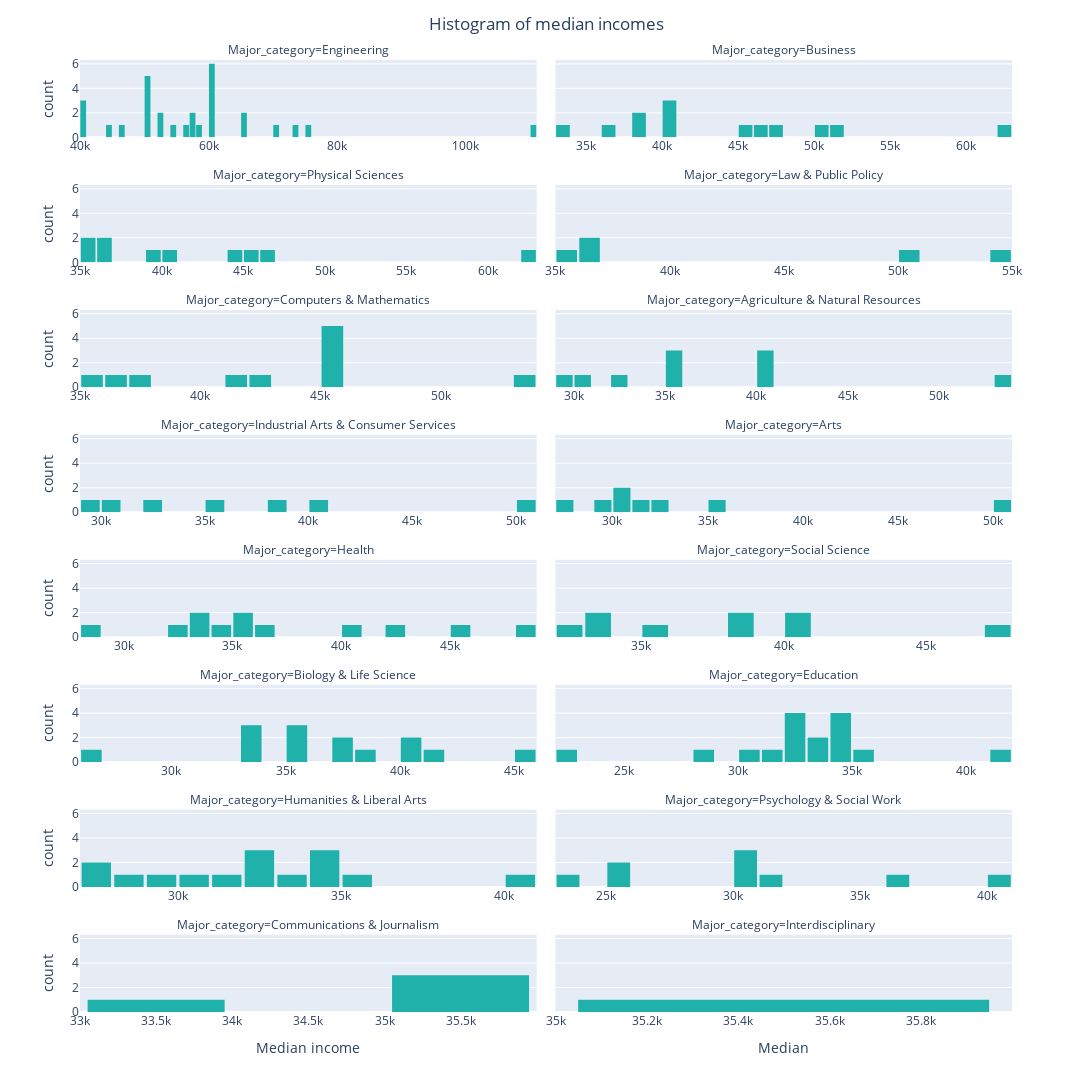

The notebook cell this image was saved under:
### Code cell
#Make a histogram that explores median income for each of the major categories (facet_col). How did you choose your number of bins?
fig = px.histogram(DF_raw,
                   nbins=100,
                   x='Median',
                   facet_col='Major_category',
                   facet_row_spacing=0.05,
                   facet_col_wrap=2,
                   color_discrete_sequence=['lightseagreen'])

fig.update_layout(bargap=0.1,
                  title='Histogram of median incomes',
                  title_x=0.5,
                 xaxis_title='Median income',
                  autosize=False,
                 width=1200,
                 height=1500)

fig.update_xaxes(matches=None, showticklabels=True)

fig.show()

### Figure 1 — Plotly figure (JSON) as saved in the notebook; plotly's stock layout.template omitted (floating-point values rounded to 4 significant figures)
{"data": [{"alignmentgroup": "True", "bingroup": "x", "hovertemplate": "Major_category=Engineering<br>Median=%{x}<br>count=%{y}<extra></extra>", "legendgroup": "", "marker": {"color": "lightseagreen", "pattern": {"shape": ""}}, "name": "", "nbinsx": 100, "offsetgroup": "", "orientation": "v", "showlegend": false, "type": "histogram", "x": [110000, 75000, 73000, 70000, 65000, 65000, 60000, 60000, 60000, 60000, 60000, 60000, 58000, 57100, 57000, 56000, 54000, 52000, 52000, 50000, 50000, 50000, 50000, 50000, 46000, 44000, 40000, 40000, 40000], "xaxis": "x15", "yaxis": "y15"}, {"alignmentgroup": "True", "bingroup": "x", "hovertemplate": "Major_category=Business<br>Median=%{x}<br>count=%{y}<extra></extra>", "legendgroup": "", "marker": {"color": "lightseagreen", "pattern": {"shape": ""}}, "name": "", "nbinsx": 100, "offsetgroup": "", "orientation": "v", "showlegend": false, "type": "histogram", "x": [62000, 51000, 50000, 47000, 46000, 45000, 40000, 40000, 40000, 38000, 38000, 36000, 33000], "xaxis": "x16", "yaxis": "y16"}, {"alignmentgroup": "True", "bingroup": "x", "hovertemplate": "Major_category=Physical Sciences<br>Median=%{x}<br>count=%{y}<extra></extra>", "legendgroup": "", "marker": {"color": "lightseagreen", "pattern": {"shape": ""}}, "name": "", "nbinsx": 100, "offsetgroup": "", "orientation": "v", "showlegend": false, "type": "histogram", "x": [62000, 46000, 45000, 44700, 40000, 39000, 36200, 36000, 35000, 35000], "xaxis": "x13", "yaxis": "y13"}, {"alignmentgroup": "True", "bingroup": "x", "hovertemplate": "Major_category=Law & Public Policy<br>Median=%{x}<br>count=%{y}<extra></extra>", "legendgroup": "", "marker": {"color": "lightseagreen", "pattern": {"shape": ""}}, "name": "", "nbinsx": 100, "offsetgroup": "", "orientation": "v", "showlegend": false, "type": "histogram", "x": [54000, 50000, 36000, 36000, 35000], "xaxis": "x14", "yaxis": "y14"}, {"alignmentgroup": "True", "bingroup": "x", "hovertemplate": "Major_category=Computers & Mathematics<br>Median=%{x}<br>count=%{y}<extra></extra>", "legendgroup": "", "marker": {"color": "lightseagreen", "pattern": {"shape": ""}}, "name": "", "nbinsx": 100, "offsetgroup": "", "orientation": "v", "showlegend": false, "type": "histogram", "x": [53000, 45000, 45000, 45000, 45000, 45000, 42000, 41300, 37500, 36400, 35000], "xaxis": "x11", "yaxis": "y11"}, {"alignmentgroup": "True", "bingroup": "x", "hovertemplate": "Major_category=Agriculture & Natural Resources<br>Median=%{x}<br>count=%{y}<extra></extra>", "legendgroup": "", "marker": {"color": "lightseagreen", "pattern": {"shape": ""}}, "name": "", "nbinsx": 100, "offsetgroup": "", "orientation": "v", "showlegend": false, "type": "histogram", "x": [53000, 40000, 40000, 40000, 35000, 35000, 35000, 32000, 30000, 29000], "xaxis": "x12", "yaxis": "y12"}, {"alignmentgroup": "True", "bingroup": "x", "hovertemplate": "Major_category=Industrial Arts & Consumer Services<br>Median=%{x}<br>count=%{y}<extra></extra>", "legendgroup": "", "marker": {"color": "lightseagreen", "pattern": {"shape": ""}}, "name": "", "nbinsx": 100, "offsetgroup": "", "orientation": "v", "showlegend": false, "type": "histogram", "x": [50000, 40000, 38400, 35000, 32000, 30000, 29000], "xaxis": "x9", "yaxis": "y9"}, {"alignmentgroup": "True", "bingroup": "x", "hovertemplate": "Major_category=Arts<br>Median=%{x}<br>count=%{y}<extra></extra>", "legendgroup": "", "marker": {"color": "lightseagreen", "pattern": {"shape": ""}}, "name": "", "nbinsx": 100, "offsetgroup": "", "orientation": "v", "showlegend": false, "type": "histogram", "x": [50000, 35000, 32000, 31000, 30500, 30000, 29000, 27000], "xaxis": "x10", "yaxis": "y10"}, {"alignmentgroup": "True", "bingroup": "x", "hovertemplate": "Major_category=Health<br>Median=%{x}<br>count=%{y}<extra></extra>", "legendgroup": "", "marker": {"color": "lightseagreen", "pattern": {"shape": ""}}, "name": "", "nbinsx": 100, "offsetgroup": "", "orientation": "v", "showlegend": false, "type": "histogram", "x": [48000, 45000, 42000, 40000, 36000, 35000, 35000, 34000, 33500, 33000, 32400, 28000], "xaxis": "x7", "yaxis": "y7"}, {"alignmentgroup": "True", "bingroup": "x", "hovertemplate": "Major_category=Social Science<br>Median=%{x}<br>count=%{y}<extra></extra>", "legendgroup": "", "marker": {"color": "lightseagreen", "pattern": {"shape": ""}}, "name": "", "nbinsx": 100, "offsetgroup": "", "orientation": "v", "showlegend": false, "type": "histogram", "x": [47000, 40100, 40000, 38000, 38000, 35000, 33000, 33000, 32000], "xaxis": "x8", "yaxis": "y8"}, {"alignmentgroup": "True", "bingroup": "x", "hovertemplate": "Major_category=Biology & Life Science<br>Median=%{x}<br>count=%{y}<extra></extra>", "legendgroup": "", "marker": {"color": "lightseagreen", "pattern": {"shape": ""}}, "name": "", "nbinsx": 100, "offsetgroup": "", "orientation": "v", "showlegend": false, "type": "histogram", "x": [45000, 41000, 40000, 40000, 38000, 37400, 37000, 35600, 35000, 35000, 33500, 33400, 33000, 26000], "xaxis": "x5", "yaxis": "y5"}, {"alignmentgroup": "True", "bingroup": "x", "hovertemplate": "Major_category=Education<br>Median=%{x}<br>count=%{y}<extra></extra>", "legendgroup": "", "marker": {"color": "lightseagreen", "pattern": {"shape": ""}}, "name": "", "nbinsx": 100, "offsetgroup": "", "orientation": "v", "showlegend": false, "type": "histogram", "x": [41000, 35000, 34000, 34000, 34000, 34000, 33000, 33000, 32500, 32100, 32000, 32000, 31000, 30000, 28000, 22000], "xaxis": "x6", "yaxis": "y6"}, {"alignmentgroup": "True", "bingroup": "x", "hovertemplate": "Major_category=Humanities & Liberal Arts<br>Median=%{x}<br>count=%{y}<extra></extra>", "legendgroup": "", "marker": {"color": "lightseagreen", "pattern": {"shape": ""}}, "name": "", "nbinsx": 100, "offsetgroup": "", "orientation": "v", "showlegend": false, "type": "histogram", "x": [40000, 35000, 34000, 34000, 34000, 33000, 32200, 32000, 32000, 31000, 30000, 29000, 28000, 27500, 27000], "xaxis": "x3", "yaxis": "y3"}, {"alignmentgroup": "True", "bingroup": "x", "hovertemplate": "Major_category=Psychology & Social Work<br>Median=%{x}<br>count=%{y}<extra></extra>", "legendgroup": "", "marker": {"color": "lightseagreen", "pattern": {"shape": ""}}, "name": "", "nbinsx": 100, "offsetgroup": "", "orientation": "v", "showlegend": false, "type": "histogram", "x": [40000, 36000, 31500, 30000, 30000, 30000, 25000, 25000, 23400], "xaxis": "x4", "yaxis": "y4"}, {"alignmentgroup": "True", "bingroup": "x", "hovertemplate": "Major_category=Communications & Journalism<br>Median=%{x}<br>count=%{y}<extra></extra>", "legendgroup": "", "marker": {"color": "lightseagreen", "pattern": {"shape": ""}}, "name": "", "nbinsx": 100, "offsetgroup": "", "orientation": "v", "showlegend": false, "type": "histogram", "x": [35000, 35000, 35000, 33000], "xaxis": "x", "yaxis": "y"}, {"alignmentgroup": "True", "bingroup": "x", "hovertemplate": "Major_category=Interdisciplinary<br>Median=%{x}<br>count=%{y}<extra></extra>", "legendgroup": "", "marker": {"color": "lightseagreen", "pattern": {"shape": ""}}, "name": "", "nbinsx": 100, "offsetgroup": "", "orientation": "v", "showlegend": false, "type": "histogram", "x": [35000], "xaxis": "x2", "yaxis": "y2"}], "layout": {"annotations": [{"font": {}, "showarrow": false, "text": "Major_category=Communications & Journalism", "x": 0.245, "xanchor": "center", "xref": "paper", "y": 0.08125, "yanchor": "bottom", "yref": "paper"}, {"font": {}, "showarrow": false, "text": "Major_category=Interdisciplinary", "x": 0.755, "xanchor": "center", "xref": "paper", "y": 0.08125, "yanchor": "bottom", "yref": "paper"}, {"font": {}, "showarrow": false, "text": "Major_category=Humanities & Liberal Arts", "x": 0.245, "xanchor": "center", "xref": "paper", "y": 0.2125, "yanchor": "bottom", "yref": "paper"}, {"font": {}, "showarrow": false, "text": "Major_category=Psychology & Social Work", "x": 0.755, "xanchor": "center", "xref": "paper", "y": 0.2125, "yanchor": "bottom", "yref": "paper"}, {"font": {}, "showarrow": false, "text": "Major_category=Biology & Life Science", "x": 0.245, "xanchor": "center", "xref": "paper", "y": 0.3437, "yanchor": "bottom", "yref": "paper"}, {"font": {}, "showarrow": false, "text": "Major_category=Education", "x": 0.755, "xanchor": "center", "xref": "paper", "y": 0.3437, "yanchor": "bottom", "yref": "paper"}, {"font": {}, "showarrow": false, "text": "Major_category=Health", "x": 0.245, "xanchor": "center", "xref": "paper", "y": 0.475, "yanchor": "bottom", "yref": "paper"}, {"font": {}, "showarrow": false, "text": "Major_category=Social Science", "x": 0.755, "xanchor": "center", "xref": "paper", "y": 0.475, "yanchor": "bottom", "yref": "paper"}, {"font": {}, "showarrow": false, "text": "Major_category=Industrial Arts & Consumer Services", "x": 0.245, "xanchor": "center", "xref": "paper", "y": 0.6062, "yanchor": "bottom", "yref": "paper"}, {"font": {}, "showarrow": false, "text": "Major_category=Arts", "x": 0.755, "xanchor": "center", "xref": "paper", "y": 0.6062, "yanchor": "bottom", "yref": "paper"}, {"font": {}, "showarrow": false, "text": "Major_category=Computers & Mathematics", "x": 0.245, "xanchor": "center", "xref": "paper", "y": 0.7375, "yanchor": "bottom", "yref": "paper"}, {"font": {}, "showarrow": false, "text": "Major_category=Agriculture & Natural Resources", "x": 0.755, "xanchor": "center", "xref": "paper", "y": 0.7375, "yanchor": "bottom", "yref": "paper"}, {"font": {}, "showarrow": false, "text": "Major_category=Physical Sciences", "x": 0.245, "xanchor": "center", "xref": "paper", "y": 0.8687, "yanchor": "bottom", "yref": "paper"}, {"font": {}, "showarrow": false, "text": "Major_category=Law & Public Policy", "x": 0.755, "xanchor": "center", "xref": "paper", "y": 0.8687, "yanchor": "bottom", "yref": "paper"}, {"font": {}, "showarrow": false, "text": "Major_category=Engineering", "x": 0.245, "xanchor": "center", "xref": "paper", "y": 1, "yanchor": "bottom", "yref": "paper"}, {"font": {}, "showarrow": false, "text": "Major_category=Business", "x": 0.755, "xanchor": "center", "xref": "paper", "y": 1, "yanchor": "bottom", "yref": "paper"}], "autosize": false, "bargap": 0.1, "barmode": "relative", "height": 1500, "legend": {"tracegroupgap": 0}, "margin": {"t": 60}, "title": {"text": "Histogram of median incomes", "x": 0.5}, "width": 1200, "xaxis": {"anchor": "y", "autorange": true, "domain": [0, 0.49], "range": [33000.0, 36000.0], "showticklabels": true, "title": {"text": "Median income"}, "type": "linear"}, "xaxis10": {"anchor": "y10", "autorange": true, "domain": [0.51, 1], "range": [27000.0, 51000.0], "showticklabels": true, "type": "linear"}, "xaxis11": {"anchor": "y11", "autorange": true, "domain": [0, 0.49], "range": [35000.0, 54000.0], "showticklabels": true, "type": "linear"}, "xaxis12": {"anchor": "y12", "autorange": true, "domain": [0.51, 1], "range": [29000.0, 54000.0], "showticklabels": true, "type": "linear"}, "xaxis13": {"anchor": "y13", "autorange": true, "domain": [0, 0.49], "range": [35000.0, 63000.0], "showticklabels": true, "type": "linear"}, "xaxis14": {"anchor": "y14", "autorange": true, "domain": [0.51, 1], "range": [35000.0, 55000.0], "showticklabels": true, "type": "linear"}, "xaxis15": {"anchor": "y15", "autorange": true, "domain": [0, 0.49], "range": [40000.0, 111000.0], "showticklabels": true, "type": "linear"}, "xaxis16": {"anchor": "y16", "autorange": true, "domain": [0.51, 1], "range": [33000.0, 63000.0], "showticklabels": true, "type": "linear"}, "xaxis2": {"anchor": "y2", "autorange": true, "domain": [0.51, 1], "range": [35000.0, 36000.0], "showticklabels": true, "title": {"text": "Median"}, "type": "linear"}, "xaxis3": {"anchor": "y3", "autorange": true, "domain": [0, 0.49], "range": [27000.0, 41000.0], "showticklabels": true, "type": "linear"}, "xaxis4": {"anchor": "y4", "autorange": true, "domain": [0.51, 1], "range": [23000.0, 41000.0], "showticklabels": true, "type": "linear"}, "xaxis5": {"anchor": "y5", "autorange": true, "domain": [0, 0.49], "range": [26000.0, 46000.0], "showticklabels": true, "type": "linear"}, "xaxis6": {"anchor": "y6", "autorange": true, "domain": [0.51, 1], "range": [22000.0, 42000.0], "showticklabels": true, "type": "linear"}, "xaxis7": {"anchor": "y7", "autorange": true, "domain": [0, 0.49], "range": [28000.0, 49000.0], "showticklabels": true, "type": "linear"}, "xaxis8": {"anchor": "y8", "autorange": true, "domain": [0.51, 1], "range": [32000.0, 48000.0], "showticklabels": true, "type": "linear"}, "xaxis9": {"anchor": "y9", "autorange": true, "domain": [0, 0.49], "range": [29000.0, 51000.0], "showticklabels": true, "type": "linear"}, "yaxis": {"anchor": "x", "autorange": true, "domain": [0, 0.08125], "range": [0, 6.316], "title": {"text": "count"}}, "yaxis10": {"anchor": "x10", "autorange": true, "domain": [0.525, 0.6062], "matches": "y", "range": [0, 6.316], "showticklabels": false}, "yaxis11": {"anchor": "x11", "autorange": true, "domain": [0.6562, 0.7375], "matches": "y", "range": [0, 6.316], "title": {"text": "count"}}, "yaxis12": {"anchor": "x12", "autorange": true, "domain": [0.6562, 0.7375], "matches": "y", "range": [0, 6.316], "showticklabels": false}, "yaxis13": {"anchor": "x13", "autorange": true, "domain": [0.7875, 0.8687], "matches": "y", "range": [0, 6.316], "title": {"text": "count"}}, "yaxis14": {"anchor": "x14", "autorange": true, "domain": [0.7875, 0.8687], "matches": "y", "range": [0, 6.316], "showticklabels": false}, "yaxis15": {"anchor": "x15", "autorange": true, "domain": [0.9187, 1], "matches": "y", "range": [0, 6.316], "title": {"text": "count"}}, "yaxis16": {"anchor": "x16", "autorange": true, "domain": [0.9187, 1], "matches": "y", "range": [0, 6.316], "showticklabels": false}, "yaxis2": {"anchor": "x2", "autorange": true, "domain": [0, 0.08125], "matches": "y", "range": [0, 6.316], "showticklabels": false}, "yaxis3": {"anchor": "x3", "autorange": true, "domain": [0.1312, 0.2125], "matches": "y", "range": [0, 6.316], "title": {"text": "count"}}, "yaxis4": {"anchor": "x4", "autorange": true, "domain": [0.1312, 0.2125], "matches": "y", "range": [0, 6.316], "showticklabels": false}, "yaxis5": {"anchor": "x5", "autorange": true, "domain": [0.2625, 0.3437], "matches": "y", "range": [0, 6.316], "title": {"text": "count"}}, "yaxis6": {"anchor": "x6", "autorange": true, "domain": [0.2625, 0.3437], "matches": "y", "range": [0, 6.316], "showticklabels": false}, "yaxis7": {"anchor": "x7", "autorange": true, "domain": [0.3937, 0.475], "matches": "y", "range": [0, 6.316], "title": {"text": "count"}}, "yaxis8": {"anchor": "x8", "autorange": true, "domain": [0.3937, 0.475], "matches": "y", "range": [0, 6.316], "showticklabels": false}, "yaxis9": {"anchor": "x9", "autorange": true, "domain": [0.525, 0.6062], "matches": "y", "range": [0, 6.316], "title": {"text": "count"}}}}
